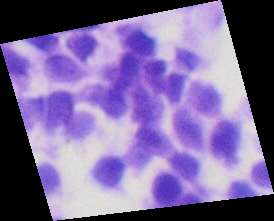
#> input picture test pictures/picture 1.tif, 274 x 221 px, found by its file name
$ python 'center detector.py'
#> lines starting #> are read from the running program, lines starting #| are printed output that depends on the picture; after the words box and inside, x2 and y2 are one past the last pixel; in counts of white or black regions, pixels touching at a corner belong together
import cv2
import numpy as np

img = cv2.imread('test pictures\picture 1.tif')
#> img is the input picture: shape (221, 274, 3); mean B, G, R 152.7, 103.7, 121.6
mask = cv2.threshold(img[:, :, 0], 255, 255, cv2.THRESH_BINARY_INV + cv2.THRESH_OTSU)[1]
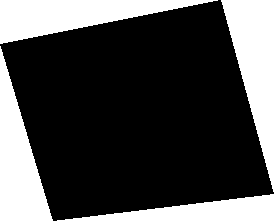
#> mask: shape (221, 274); 29.2% white; 4 white regions, box (x1, y1, x2, y2) and area: (221, 0, 274, 192) 5141, (0, 0, 218, 44) 4862, (0, 46, 53, 221) 4691, (57, 194, 274, 221) 2983

stats = cv2.connectedComponentsWithStats(mask, 8)[2]
#> stats = [[0, 0, 274, 221, 42877], [0, 0, 218, 44, 4862], [221, 0, 53, 192, 5141], [0, 46, 53, 175, 4691], [57, 194, 217, 27, 2983]]
label_area = stats[1:, cv2.CC_STAT_AREA]
#> label_area = [4862, 5141, 4691, 2983]

min_area, max_area = 50, 350  # min/max for a single circle
singular_mask = (min_area < label_area) & (label_area <= max_area)
#> singular_mask = [False, False, False, False]
circle_area = np.mean(label_area[singular_mask])
#> circle_area = nan

#> (the run stopped early here; a loop or call above may not have finished)

$ run again, with test pictures/picture 2.tif copied over test pictures/picture 1.tif
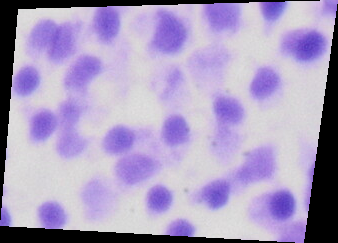
#> input picture test pictures/picture 2.tif, 338 x 243 px, found by its file name
#> img is the input picture: shape (243, 338, 3); mean B, G, R 191.8, 156.8, 170.3
#> `mask = cv2.threshold(img[:, :, 0], 255, 255, cv2.THRESH_BINARY_INV + c..`:
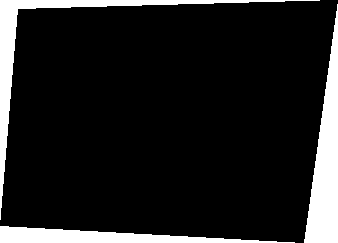
#> mask: shape (243, 338); 12.5% white; 3 white regions, box (x1, y1, x2, y2) and area: (304, 4, 338, 243) 4131, (0, 0, 320, 220) 3555, (0, 226, 295, 243) 2584
#> stats = [[0, 0, 338, 243, 71864], [0, 0, 320, 220, 3555], [304, 4, 34, 239, 4131], [0, 226, 295, 17, 2584]]
#> label_area = [3555, 4131, 2584]
#> singular_mask = [False, False, False]
#> circle_area = nan

$ run again, with test pictures/picture 3.tif copied over test pictures/picture 1.tif
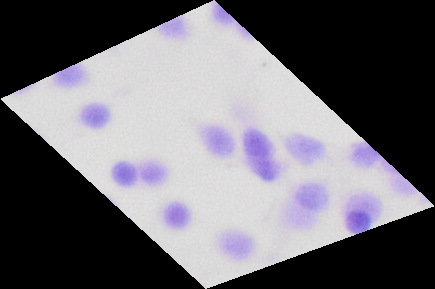
#> input picture test pictures/picture 3.tif, 435 x 289 px, found by its file name
#> img is the input picture: shape (289, 435, 3); mean B, G, R 110.5, 103.9, 106.1
#> `mask = cv2.threshold(img[:, :, 0], 255, 255, cv2.THRESH_BINARY_INV + c..`:
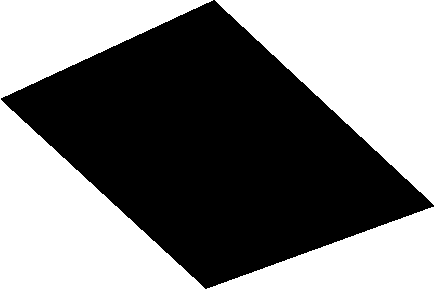
#> mask: shape (289, 435); 49.7% white; 2 white regions, box (x1, y1, x2, y2) and area: (207, 0, 435, 289) 32266, (0, 0, 213, 289) 30164
#> stats = [[1, 0, 433, 289, 63285], [0, 0, 213, 289, 30164], [207, 0, 228, 289, 32266]]
#> label_area = [30164, 32266]
#> singular_mask = [False, False]
#> circle_area = nan

$ run again, with test pictures/picture 4.tif copied over test pictures/picture 1.tif
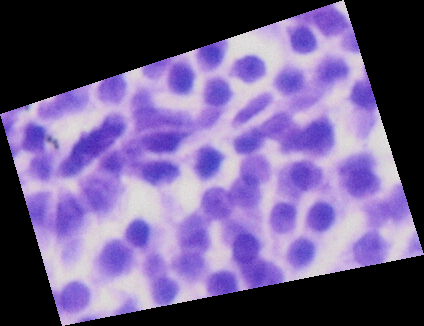
#> input picture test pictures/picture 4.tif, 424 x 326 px, found by its file name
#> img is the input picture: shape (326, 424, 3); mean B, G, R 139, 92.3, 109.4
#> `mask = cv2.threshold(img[:, :, 0], 255, 255, cv2.THRESH_BINARY_INV + c..`:
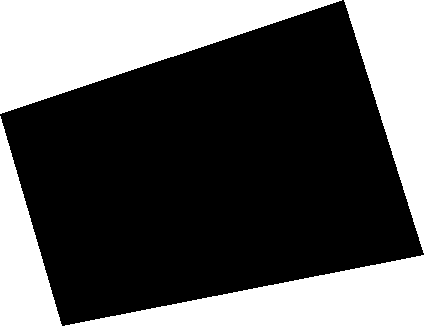
#> mask: shape (326, 424); 35.6% white; 4 white regions, box (x1, y1, x2, y2) and area: (0, 0, 342, 114) 19608, (65, 255, 424, 326) 12851, (344, 0, 424, 253) 10200, (0, 116, 62, 326) 6572
#> stats = [[0, 0, 424, 326, 88993], [0, 0, 342, 114, 19608], [344, 0, 80, 253, 10200], [0, 116, 62, 210, 6572], [65, 255, 359, 71, 12851]]
#> label_area = [19608, 10200, 6572, 12851]
#> singular_mask = [False, False, False, False]
#> circle_area = nan
